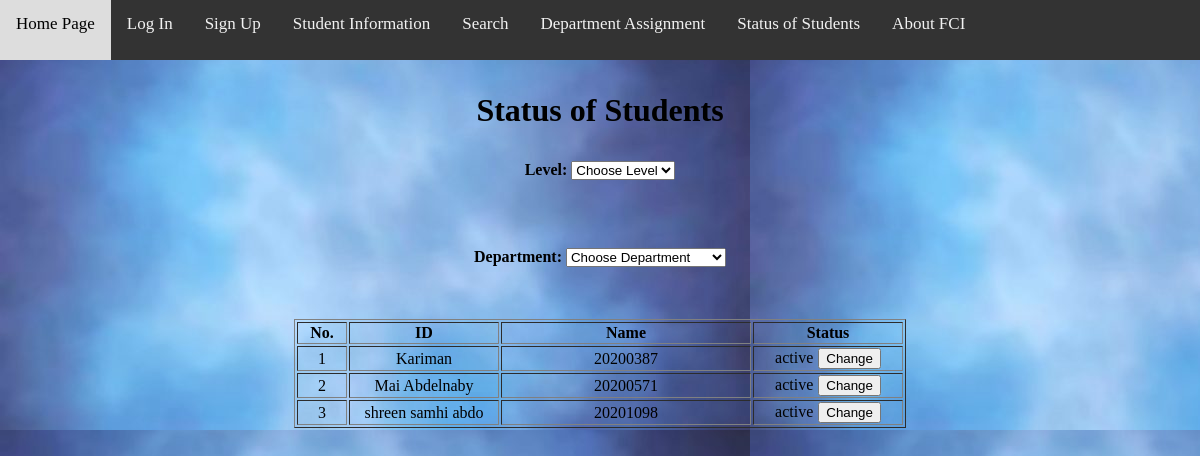
Page /page4 on the committed database.
### student/models.py (models this page shows, shortened)
class student(models.Model):
    GENDER_CHOICES = (
        ('M', 'Male'),
        ('F', 'Female'),
    )
    GENDER_CHOICE = (
        ('A', 'Active'),
        ('I', 'Inactive'),
    )
    studentname = models.CharField(max_length=100)
    studentid = models.IntegerField(max_length=8)
    birthday = models.DateField()
    gpa = models.DecimalField(max_digits=3,decimal_places=2)
    level = models.CharField(max_length=10)
    gender = models.CharField(max_length=1, choices=GENDER_CHOICES, null=True)
    email = models.EmailField(max_length=50)
    phonenumber = models.IntegerField(max_length=11)
    department = models.CharField(max_length=50)
    status = models.CharField(max_length=1, choices=GENDER_CHOICE, null=True)
    class Meta:
        ordering=['studentname']

### student/views.py (the view)
# urls.py: path('page4',views.page4, name='page4'),
def page4(request):
    s=student.objects.all().values()
    x={'stu':s.filter()}
    return render(request,'student/page4.html',x)

### templates/student/page4.html (shortened to what this page needs)
{% include 'base.html' %}
{% load static %}
{% block content %}
<!DOCTYPE html>
<html>
    <head>
        <link rel="stylesheet" href="{% static 'css/Styleme.css' %}">
    </head>
    <body class="intro">
        <h1><p align="center">Status of Students</p> </h1>
    <p align="center"> <b>    Level: </b>
        <select name ="Level">
            <option disabled selected> Choose Level </option>
        </select>
        </p>
        <br/><br/>
        <p align="center"> <b>Department: </b>
            <select name ="Department">
                <option disabled selected> Choose Department </option>
            </select>
            </p>
            <br/><br/>
            <table border="1" align="center" >
                <TR>
                    <TH align="center" width="50" >No. </TH>
                    <TH align="center" width="150">ID</TH>
                    <TH align="center" width="250">Name</TH>
                    <TH align="center" width="150">Status</TH>
                </TR>
                {% for s in stu %}
                <TR>
                    <TD align="center" >{{ forloop.counter }}</TD>
                    <TD align="center" >{{s.studentname}}</TD>
                    <TD align="center" >{{s.studentid}}</TD>
                    <TD align="center" ><div style="display:inline-block;padding-right: 5px;" id={{ forloop.counter }} >{{s.status}}</div><button onclick="changeStatus()">Change</button></TD>
                </TR>
                {% endfor %}
            </table>
    </body>
</html>
{% endblock content %}

### web/static/css/Styleme.css (style rules this page uses)
* { box-sizing: border-box; }
body { margin: 0; font-family: 'Times New Roman', Times, serif; background-image: url("/static/image/name.jpg "); }

### templates/base.html (style rules this page uses)
body { margin: 0; font-family: 'Times New Roman', Times, serif; background-image: url("/static/image/name.jpg "); }
* { box-sizing: border-box; }

### rows in the picture
student: studentname "Kariman", studentid "20200387", status "active"
student: studentname "Mai Abdelnaby", studentid "20200571", status "active"
student: studentname "shreen samhi abdo", studentid "20201098", status "active"
